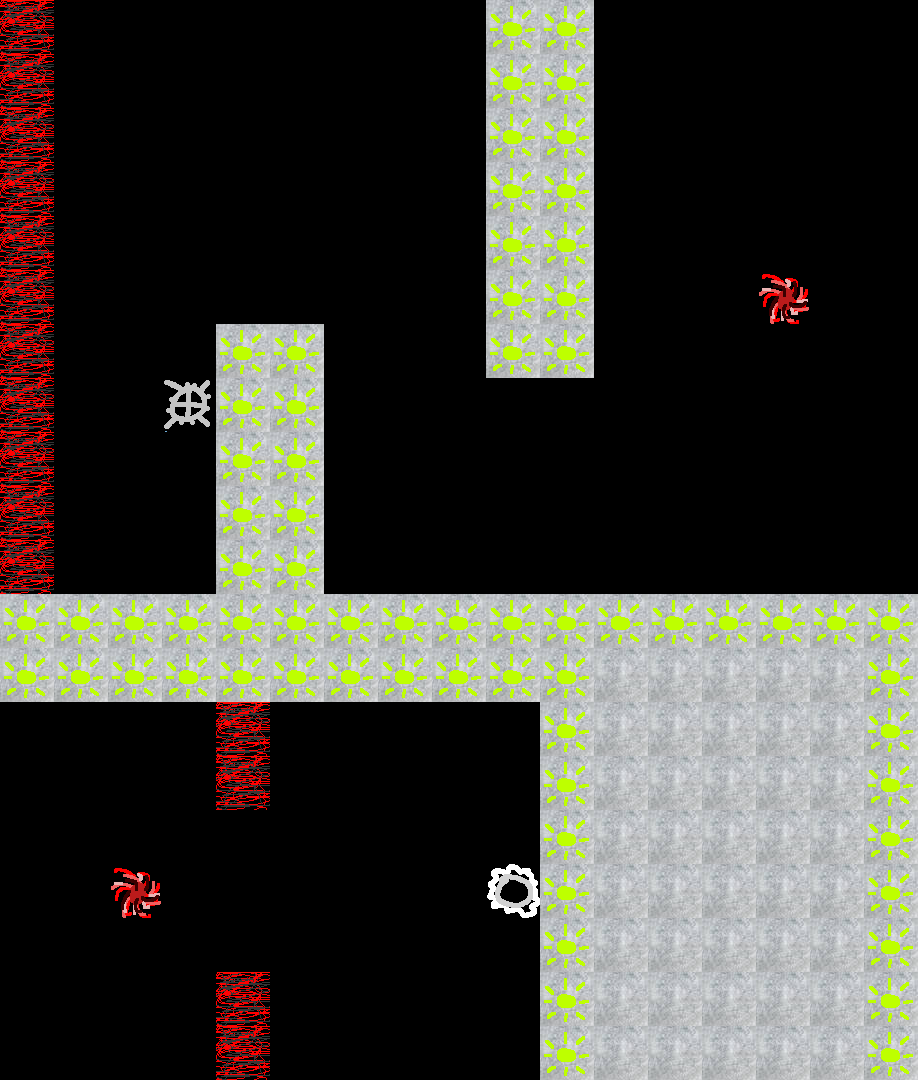

This is a level from a 2D game, rendered from its Tiled map with the project's own tilesets. A one-line summary and the map file follow, with tile-layer data summarised:
An orthogonal 17x20 tile map with 54x54 px tiles, 2 tile layers (Tile Layer 1, Tile Layer 2).

<map version="1.9" tiledversion="1.9.2" orientation="orthogonal" renderorder="right-down" width="17" height="20" tilewidth="54" tileheight="54" infinite="0" nextlayerid="3" nextobjectid="1">
 <tileset firstgid="1" source="temp2.tsx" />
 <layer id="1" name="Tile Layer 1" width="17" height="20">
  <data>[340 cells, 126 non-empty, 5 distinct tile ids]</data>
 </layer>
 <layer id="2" name="Tile Layer 2" width="17" height="20">
  <data>[340 cells, 67 non-empty, 1 distinct tile ids]</data>
 </layer>
</map>
